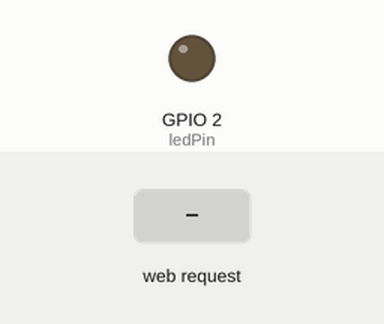
This sketch was run on a simulated ESP8266 (NodeMCU). Shown: output pins drawn as LEDs (lit = HIGH). Dashed ring = blinking. Inputs (shaded band) come from the test bench. WiFi joins after 1.5 s; servers stay silent unless stated; what the sketch prints to the serial monitor is not drawn.

Above: at 2.7 s.
2.8 s: HTTP request GET /ledblink?drop=120 received
At 3.6 s:
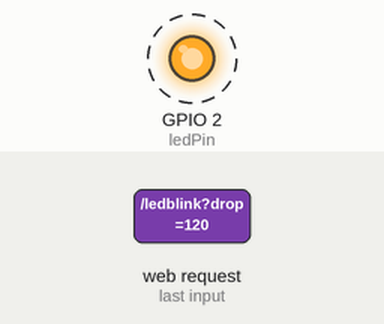
Timing chart, 0 to 11.8 s (numbered marks = the images above; inputs shaded):
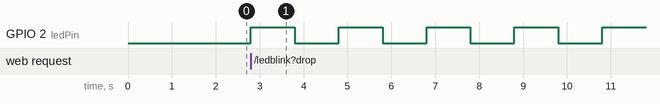

Measured:
- after the input at 2.8 s, GPIO 2 (ledPin): alternates HIGH for 1.0 s and LOW for 1.0 s, starting at once

The sketch:

lab8task3.ino
```cpp
#include <ESP8266WiFi.h>
#include <WiFiClient.h>
#include <ESP8266WebServer.h>

String s = "<!DOCTYPE html><html><body><form action=\"/ledblink\"><select name=\"drop\"><option>Choose a Number</option><option value='1'>1</option><option value='2'>2</option><option value='3'>3</option><option value='4'>4</option><option value='5'>5</option><option value='6'>6</option><option value='7'>7</option><option value='8'>8</option><option value='9'>9</option></select><input type=\"submit\" value=\"Submit\"></form></body></html>";

const char *ssid = "41bdbe";
const char *password = "248200754";

ESP8266WebServer server(80); //Server on port 80
int ledPin = 2;

void handleRoot()
{
  server.send(200, "text/html", s); // send web page
}

void blinkFunc(int n)
{
  for (int i = 0; i < n; i++)
  {
    digitalWrite(ledPin, HIGH);
    delay(1000);
    digitalWrite(ledPin, LOW);
    delay(1000);
  }
}

void handleForm()
{
  int n = server.arg("drop").toInt(); // getting input
  Serial.print("LED blinking ");
  Serial.print(n);
  Serial.println(" times");
  blinkFunc(n);
  String s = "<a href='/'> Go Back </a>";
  server.send(200, "text/html", s); //Send web page
}

void setup(void)
{
  Serial.begin(9600);

  pinMode(ledPin, OUTPUT);
  digitalWrite(ledPin, LOW);

  WiFi.begin(ssid, password); // connect to your WiFi router
  Serial.println("");

  // wait for connection
  while (WiFi.status() != WL_CONNECTED)
  {
    delay(500);
    Serial.print(".");
  }

  // if connection successful show IP address in serial monitor
  Serial.println("");
  Serial.print("Connected to ");
  Serial.println("WiFi");
  Serial.print("IP address: ");
  Serial.println(WiFi.localIP());  //IP address assigned to your ESP

  server.on("/", handleRoot); // which routine to handle at root location
  server.on("/ledblink", handleForm); // form action is handled here

  server.begin(); // start server
  Serial.println("HTTP server started");
}

void loop(void)
{
  server.handleClient(); // handle client requests
}
```
